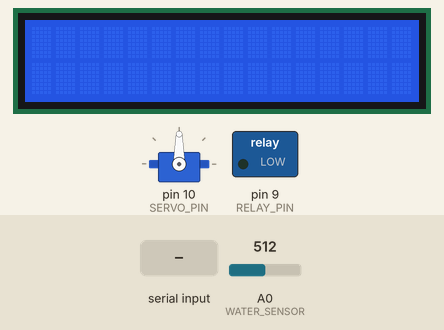
This sketch was run on a simulated Arduino Uno, built with avr-gcc and run on an emulated ATmega328P. On the bench: 16×2 character LCD, servo, switched loads named in the sketch (green lamp = pin HIGH). Inputs (shaded band) come from the test bench; at power-on: A0 (WATER_SENSOR) = 512. The modem accepts every AT command (registered, SIM ready, sends succeed) and sends nothing else; what the sketch prints to the serial monitor is not drawn.

Above: at 1.2 s.
1.3 s: "ON\n" received over the second serial link
At 2.8 s:
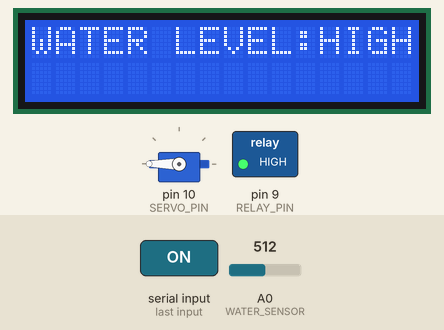
3.1 s: A0 (WATER_SENSOR) set to 110
6.1 s: A0 (WATER_SENSOR) set to 91
At 9.0 s:
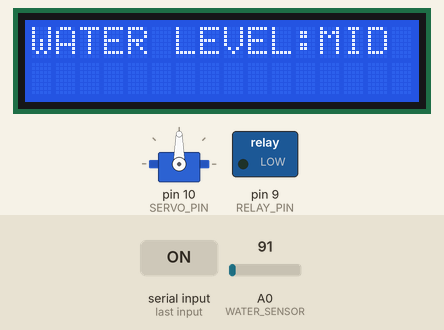
9.1 s: A0 (WATER_SENSOR) set to 28
10.6 s: A0 (WATER_SENSOR) set to 23
At 12.3 s:
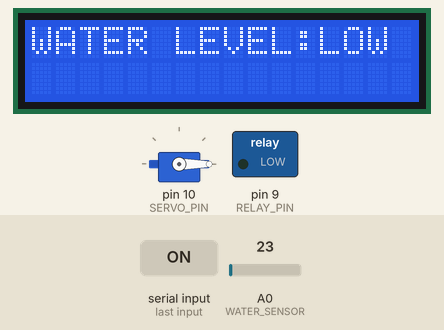
Timing chart, 0 to 13.8 s (numbered marks = the images above; inputs shaded):
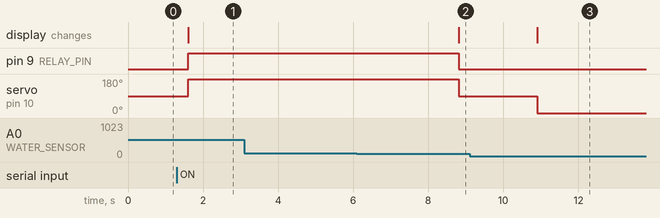

Measured:
- the behaviour switches between 101 and 100 on A0 (WATER_SENSOR) (found by bisection; images 1 and 2)
- the behaviour switches between 25 and 24 on A0 (WATER_SENSOR) (found by bisection; images 2 and 3)
- after the input at 1.3 s, pin 9 (RELAY_PIN): LOW → HIGH after 0.30 s; servo on pin 10 (SERVO_PIN): 90° → 180° after 0.30 s; the display: changes after 0.31 s (image 1)
- after the input at 3.1 s, every drawn part: stays the same
- after the input at 6.1 s, pin 9 (RELAY_PIN): HIGH → LOW after 2.7 s; servo on pin 10 (SERVO_PIN): 180° → 90° after 2.7 s; the display: changes after 2.7 s (image 2)
- after the input at 9.1 s, every drawn part: stays the same
- after the input at 10.6 s, servo on pin 10 (SERVO_PIN): 90° → 0° after 0.30 s; the display: changes after 0.30 s (image 3)

The sketch:

arduino_irrigation-system.ino
```cpp
#include <Wire.h>
#include <LiquidCrystal_I2C.h>
#include <Servo.h>
#include <SoftwareSerial.h>

#define WATER_SENSOR A0
#define SERVO_PIN 10
#define SIM900A_RX 7
#define SIM900A_TX 8
#define RELAY_PIN 9

SoftwareSerial espSerial(3, 2);  // RX, TX
SoftwareSerial SIM900A(SIM900A_RX, SIM900A_TX);

LiquidCrystal_I2C lcd(0x27, 16, 2);
Servo myservo;

bool manualControl = false; // Variabl for manual control
bool sendMessageRequested = false;

// Define constants for water levels
const int WATER_LEVEL_HIGH = 100; // Example threshold for HIGH
const int WATER_LEVEL_MID = 50;  // Example threshold for MID
const int WATER_LEVEL_LOW = 25;  // Example threshold for LOW

void setup() {
  Serial.begin(9600);
  espSerial.begin(9600);
  //SIM900A.begin(115200);

  pinMode(RELAY_PIN, OUTPUT);
  pinMode(SIM900A_RX, INPUT);
  pinMode(SIM900A_TX, OUTPUT);

  lcd.init();
  lcd.backlight();
  myservo.attach(SERVO_PIN);
}

void loop() {
  int waterSensorValue = analogRead(WATER_SENSOR);
  int waterLevel;

  if (espSerial.available()) {
    String status = espSerial.readStringUntil('\n'); // Read string from serial until newline character
    status.trim(); // Remove leading and trailing whitespaces
    if (status == "ON") {
      manualControl = true;
      lcd.clear();
      lcd.print("Manual Control");
      Serial.println("Manual control activated.");
      myservo.write(180);

    } else if (status == "OFF") {
      manualControl = false;
      Serial.println("Automatic control activated.");

  lcd.clear();

  }

  // if (manualControl == true){
  //   if (espSerial.available()) {
  //     String action = Serial.readStringUntil('\n'); // Read string from serial until newline character
  //     action.trim(); // Remove leading and trailing whitespaces
  //     if (action == "Close") {
  //       myservo.write(0);

  //       Serial.println("Servo closed manually.");
  //     } else if (action == "Open") {
  //       myservo.write(180); // Turn servo ON
  //       Serial.println("Servo opened manually.");

  //     }

  // }


    // Automatic control section based on water level
  if (waterSensorValue > WATER_LEVEL_HIGH) {
      waterLevel = WATER_LEVEL_HIGH; // HIGH
    } else if (waterSensorValue < WATER_LEVEL_LOW) {
      waterLevel = WATER_LEVEL_LOW; // LOW
    } else {
      waterLevel = WATER_LEVEL_MID; // MID
    }

    // Clear and update the LCD with the current water level
    lcd.clear();
    lcd.setCursor(0, 0);

    // Control servo, relay, and update LCD based on water level
    if (waterLevel == WATER_LEVEL_HIGH) {
      lcd.print("WATER LEVEL:HIGH");
      myservo.write(180);
      digitalWrite(RELAY_PIN, HIGH);
      sendMessageRequested = true;
      espSerial.println(waterLevel);
    } else if (waterLevel == WATER_LEVEL_LOW) {
      lcd.print("WATER LEVEL:LOW");
      myservo.write(0);
      digitalWrite(RELAY_PIN, LOW);
      espSerial.println(waterLevel);
    } else {
      lcd.print("WATER LEVEL:MID");
      digitalWrite(RELAY_PIN, LOW);
      myservo.write(90);
      espSerial.println(waterLevel);
    }
  }

  if (sendMessageRequested) {
    sendSMS("+639296161440", "Water is High, Evacuate Now!!");
    sendMessageRequested = false; // Reset the flag after sending the message
  }

  // Send the water level value to ESP8266 and Serial monitor

  // Serial.println(waterLevel);

  delay(500); // Adjust delay as necessary
}

void sendSMS(String number, String message) {
  SIM900A.println("AT+CMGF=1"); // Set SMS mode to text
  delay(500); // Wait for command to complete

  Serial.println("Sending SMS to " + number);
  SIM900A.print("AT+CMGS=\"");
  SIM900A.print(number);
  SIM900A.println("\"");
  delay(500); // Wait for command to complete

  delay(500); // Wait for prompt

  SIM900A.print(message);
  delay(500); // Wait for message to be sent

  SIM900A.write(26); // CTRL+Z to send the message
  delay(500); // Wait for message to be sent

  // Check if message was sent successfully
  Serial.println("Waiting for response...");
  while (SIM900A.available()) {
    String response = SIM900A.readStringUntil('\n');
    Serial.println("Response: " + response);
    if (response.indexOf("OK") != -1) {
      Serial.println("SMS sent to " + number + " with message: " + message);
      break;
    }
  }

  delay(500); // Delay before sending another message
}
```
